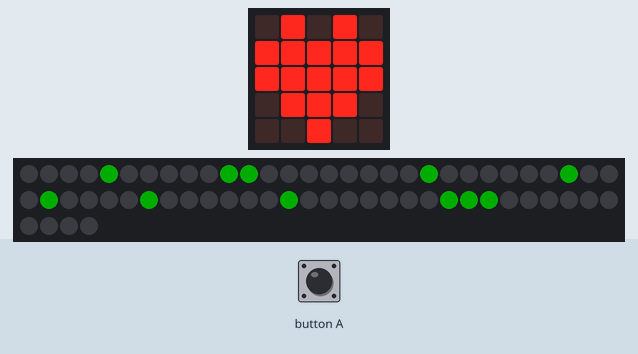
Simulated run of this program. Board: BBC micro:bit (MakeCode). Parts: the board's 5×5 LED display, 64 RGB LEDs in strip order, left to right, continuing on the next row. Inputs (shaded band) come from the test bench. Dim RGB values are drawn brighter than linear.

Above: at 2.1 s.
At 7.8 s:
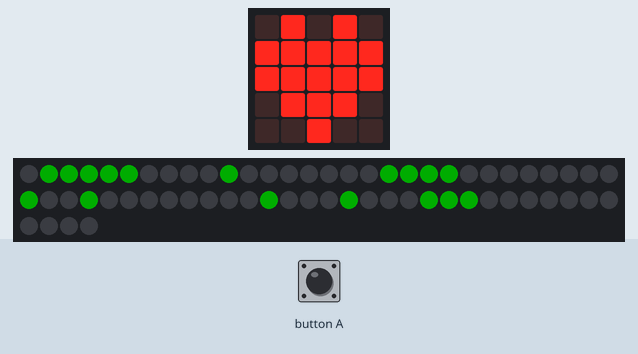
7.9 s: button A pressed for 0.15 s
At 8.25 s:
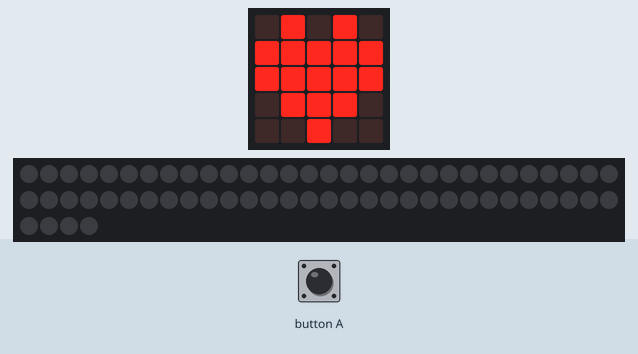
Timing chart, 0 to 10.9 s (numbered marks = the images above; inputs shaded):
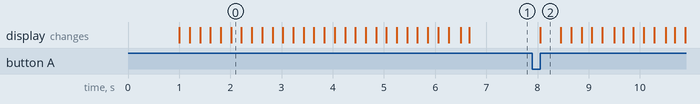

The program:

main.ts
```typescript
function scrollen () {
    for (let strip = 0; strip < hwy; strip++) {
        let sh = (strip % 2) ? -1:1
        zstrip[strip].shift(sh)
    }
}
function get_ystreifen(bit:number=0,x_add:number=0) {
    zeichen_matrix.forEach(function (zahl, zeile) {
        if (zahl & Math.pow(2, bit)) {
            let b=bit+x_add
            let px=(zeile % 2) ? (hwx-1-b):b
            zstrip[zeile].setPixelColor(px, neopixel.colors(NeoPixelColors.Green))
        }
    })
    gesamt.show()
}
function showtext (txt:string="A",scroll_flag:boolean=false) {
    const center=Math.floor((hwx-zch_bit_breite)/2)
    gesamt.clear()
    for (let bst_pos = 0; bst_pos < txt.length; bst_pos++) {
        if (!scroll_flag) {
            gesamt.clear()
        }
        zeichen_matrix=get_bst_matrix(txt[bst_pos])
        let str = zch_bit_breite;
        for (let n=str;n>=0;n--) {
            if (scroll_flag) {
                get_ystreifen(n,-n)
                basic.pause(pause_scroll)
                scrollen()
            } else {
                get_ystreifen(n,center)
                basic.pause(80)
            }
        }

        if (!scroll_flag) {
            gesamt.show()
            basic.pause(pause_bst)
        }
    }
    if (hwx>zch_bit_breite) {
        gesamt.show()
    }
}

input.onButtonPressed(Button.A, function () {
    showtext("1+1=2 öäü",true)
})


function init_alphabet () {
    // bstreihenfolge einhalten
    //           123456789 123456789 123456789 1234567895123456789 123456789 123456789 123456789 123456789
    bst_reihe = "? ABCDEFGHIJKLMNOPQRSTUVWXYZÄÖÜ0123456789!?+-.:=≠*abcdefghijklmnopqrstuvwxyzäöü"; //50+29

    arr_zeichen = [
        [14, 17, 1, 2, 4, 0, 4],
        [0, 0, 0, 0, 0, 0, 0],
        [14, 17, 17, 31, 17, 17, 17],
        [30, 17, 17, 30, 17, 17, 30],
        [14, 17, 16, 16, 16, 17, 14],
        [30, 17, 17, 17, 17, 17, 30],
        [31, 16, 16, 30, 16, 16, 31],
        [31, 16, 16, 30, 16, 16, 16],
        [14, 17, 16, 23, 17, 17, 14],
        [17, 17, 17, 31, 17, 17, 17],
        [14, 4, 4, 4, 4, 4, 14],
        [15, 2, 2, 2, 2, 18, 12],
        [17, 18, 20, 24, 20, 18, 17],
        [16, 16, 16, 16, 16, 16, 31],
        [17, 27, 21, 21, 17, 17, 17],
        [17, 17, 25, 21, 19, 17, 17],
        [14, 17, 17, 17, 17, 17, 14],
        [30, 17, 17, 30, 16, 16, 16],
        [14, 17, 17, 17, 21, 18, 13],
        [30, 17, 17, 30, 20, 18, 17],
        [14, 17, 16, 14, 1, 17, 14],
        [31, 4, 4, 4, 4, 4, 4],
        [17, 17, 17, 17, 17, 17, 14],
        [17, 17, 17, 17, 17, 10, 4],
        [17, 17, 17, 21, 21, 27, 17],
        [17, 17, 10, 4, 10, 17, 17],
        [17, 17, 10, 4, 4, 4, 4],
        [31, 1, 2, 4, 8, 16, 31],
        [10, 0, 4, 10, 17, 31, 17],
        [17, 14, 17, 17, 17, 17, 14],
        [17, 0, 17, 17, 17, 0, 14],
        [14, 17, 19, 21, 25, 17, 14],
        [4, 12, 4, 4, 4, 4, 14],
        [14, 17, 1, 2, 4, 8, 31],
        [31, 2, 4, 2, 1, 17, 14],
        [2, 6, 10, 18, 31, 2, 2],
        [31, 16, 30, 1, 1, 17, 14],
        [6, 8, 16, 30, 17, 17, 14],
        [31, 1, 2, 4, 4, 4, 4],
        [14, 17, 17, 14, 17, 17, 14],
        [14, 17, 17, 15, 1, 2, 12],
            [4, 4, 4, 4, 4, 0, 4],
            [14, 17, 1, 2, 4, 0, 4],
        [0, 4, 4, 31, 4, 4, 0], //+
        [0, 0, 0, 31, 0, 0, 0], //-
            [0, 0, 0, 0, 12, 12, 0],
            [0,12, 12, 0, 12, 12, 0],
        [0, 0, 30, 0, 30, 0, 0], //=
        [1, 2, 31, 4, 31, 8, 16],
            [0, 4, 21, 14, 21, 4, 0],
    [0, 0, 14, 1, 15, 17, 15],
    [16, 16, 22, 25, 17, 17, 14],
    [0, 0, 14, 16, 16, 17, 14],
    [1, 1, 13, 19, 17, 17, 15],
    [0, 0, 14, 17, 31, 16, 14],
    [2, 5, 4, 14, 4, 4, 4],
    [0, 0, 15, 17, 15, 1, 14],
    [16, 16, 22, 25, 17, 17, 17],
    [4, 0, 12, 4, 4, 4, 14],
    [2, 0, 2, 2, 2, 18, 12],
    [8, 8, 9, 10, 12, 10, 9],
    [12, 4, 4, 4, 4, 4, 14],
    [0, 0, 26, 21, 21, 21, 21],
    [0, 0, 22, 25, 17, 17, 17],
    [0, 0, 14, 17, 17, 17, 14],
    [0, 0, 30, 17, 30, 16, 16],
    [0, 0, 15, 17, 15, 1, 1],
    [0, 0, 11, 12, 8, 8, 8],
    [0, 0, 15, 16, 14, 1, 30],
    [4, 14, 4, 4, 4, 5, 2],
    [0, 0, 17, 17, 17, 19, 13],
    [0, 0, 17, 17, 17, 10, 4],
    [0, 0, 17, 17, 17, 21, 10],
    [0, 0, 25, 6, 4, 12, 19],
    [0, 0, 17, 9, 6, 4, 24],
    [0, 0, 31, 2, 4, 8, 31],
        [10, 0, 14, 1, 15, 17, 15],
        [10, 0, 0, 14, 17, 17, 14],
        [10, 0, 0, 17, 17, 17, 14]
    ]

}
function init () {
    gesamt = neopixel.create(DigitalPin.P0, hwx*hwy, NeoPixelMode.RGB)
    gesamt.setBrightness(50)
    gesamt.clear()
    for (let n = 0; n <= hwy; n++) {
        zstrip[n] = gesamt.range(n * hwx, hwx)
    }
    //showtext("ABCDEFGÜÖÄöäü",false)
    showtext("1+3=5",true)
}

//pins.setAudioPin(AnalogPin.P8)
let zeichen_matrix: Array<number> = []
let bst_reihe: string = ""

let pause_bst:number=2000
let pause_scroll:number=200
let hwx:number=8
let hwy:number=8
const zch_bit_breite:number=5

let zstrip: neopixel.Strip[] = []
let akt_streifen_pos = 0
let gesamt: neopixel.Strip = null

let arr_zeichen: number[][];
basic.showIcon(IconNames.Heart)
init_alphabet()
init()
function get_bst_matrix(zch: string = "A") {
    let found = bst_reihe.indexOf(zch)
    if (found==-1) {
        found=0;
    }
    return arr_zeichen[found]
}
```

test.ts
```typescript
// Hier kann man Tests durchführen; diese Datei wird nicht kompiliert, wenn dieses Paket als Erweiterung verwendet wird.
```
